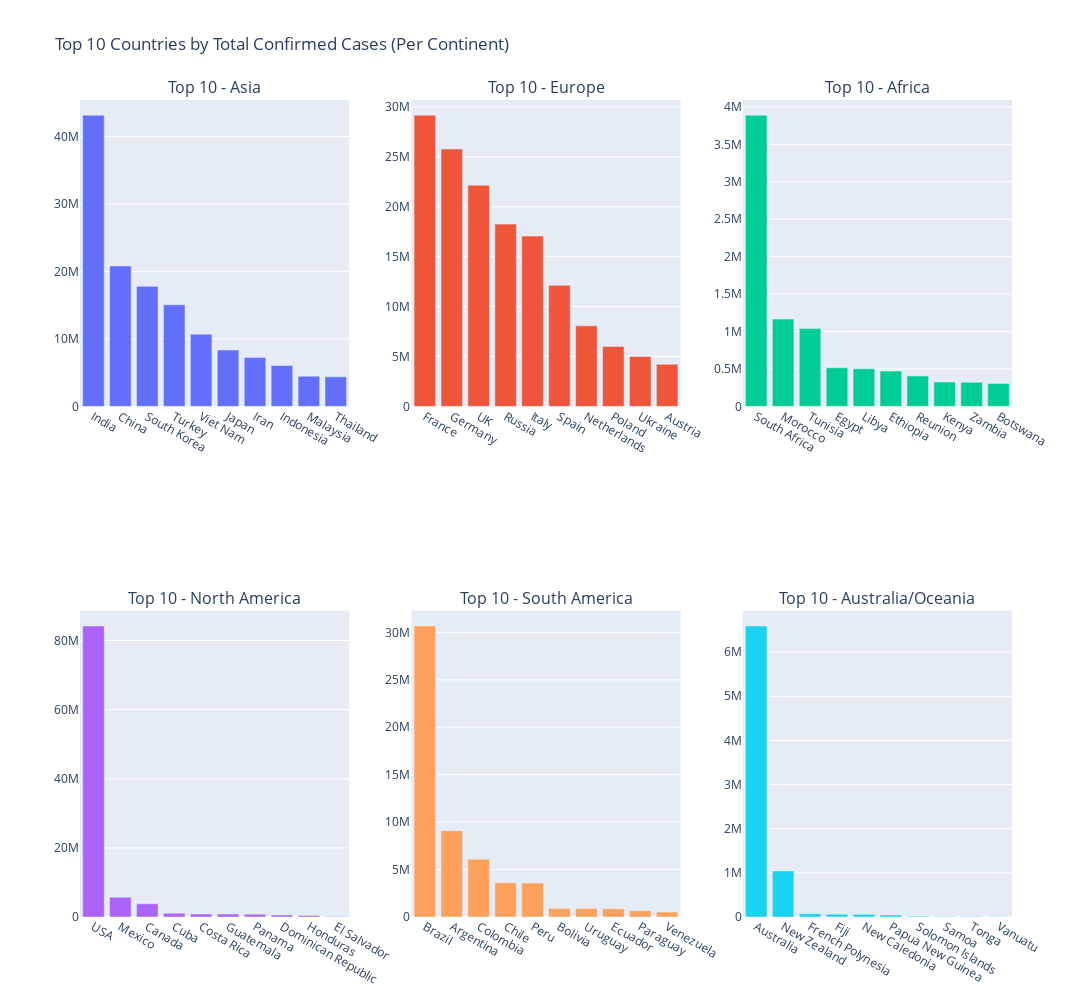

Write notebook code for a chart like this one.
### Code cell
# to make it 6 in 1 plot HAHAHAHA BRUH
fig = make_subplots(
    rows=2, cols=3, 
    subplot_titles=["Top 10 - Asia", "Top 10 - Europe", "Top 10 - Africa", 
                    "Top 10 - North America", "Top 10 - South America", "Top 10 - Australia/Oceania"]
)

def add_bar_chart(data, row, col, name):
    top_10 = data.head(10) 
    fig.add_trace(go.Bar(x=top_10["country"], y=top_10["total_confirmed"], name=name), row=row, col=col)

# add_bar_chart(data, row, col, name)
add_bar_chart(sorted_summary_asia, 1, 1, "Asia")
add_bar_chart(sorted_summary_europe, 1, 2, "Europe")
add_bar_chart(sorted_summary_africa, 1, 3, "Africa")
add_bar_chart(sorted_summary_na, 2, 1, "North America")
add_bar_chart(sorted_summary_sa, 2, 2, "South America")
add_bar_chart(sorted_summary_au, 2, 3, "Australia/Oceania")

# Update layout
fig.update_layout(
    title_text="Top 10 Countries by Total Confirmed Cases (Per Continent)",
    height=1000, width=1400,
    showlegend=False
)

# Show the figure
fig.show()

### Figure 1 — Plotly figure (JSON) as saved in the notebook; plotly's stock layout.template omitted (floating-point values rounded to 4 significant figures)
{"data": [{"name": "Asia", "type": "bar", "x": ["India", "China", "South Korea", "Turkey", "Viet Nam", "Japan", "Iran", "Indonesia", "Malaysia", "Thailand"], "xaxis": "x", "y": [43121599, 20810000, 17782061, 15053168, 10696630, 8338211, 7228051, 6050776, 4475873, 4373846], "yaxis": "y"}, {"name": "Europe", "type": "bar", "x": ["France", "Germany", "UK", "Russia", "Italy", "Spain", "Netherlands", "Poland", "Ukraine", "Austria"], "xaxis": "x2", "y": [29160802, 25780226, 22159805, 18260293, 17057873, 12127122, 8067116, 6003436, 5006460, 4212492], "yaxis": "y2"}, {"name": "Africa", "type": "bar", "x": ["South Africa", "Morocco", "Tunisia", "Egypt", "Libya", "Ethiopia", "Reunion", "Kenya", "Zambia", "Botswana"], "xaxis": "x3", "y": [3887449, 1165795, 1041197, 515645, 501904, 470937, 405980, 324026, 320591, 306324], "yaxis": "y3"}, {"name": "North America", "type": "bar", "x": ["USA", "Mexico", "Canada", "Cuba", "Costa Rica", "Guatemala", "Panama", "Dominican Republic", "Honduras", "El Salvador"], "xaxis": "x4", "y": [84209473, 5745652, 3821346, 1104589, 866164, 851877, 806277, 580412, 424390, 162089], "yaxis": "y4"}, {"name": "South America", "type": "bar", "x": ["Brazil", "Argentina", "Colombia", "Chile", "Peru", "Bolivia", "Uruguay", "Ecuador", "Paraguay", "Venezuela"], "xaxis": "x5", "y": [30682094, 9101319, 6095316, 3605522, 3571919, 906146, 902540, 872268, 649718, 522921], "yaxis": "y5"}, {"name": "Australia/Oceania", "type": "bar", "x": ["Australia", "New Zealand", "French Polynesia", "Fiji", "New Caledonia", "Papua New Guinea", "Solomon Islands", "Samoa", "Tonga", "Vanuatu"], "xaxis": "x6", "y": [6593795, 1043683, 72821, 64773, 61049, 43876, 18174, 11313, 11049, 8457], "yaxis": "y6"}], "layout": {"annotations": [{"font": {"size": 16}, "showarrow": false, "text": "Top 10 - Asia", "x": 0.1444, "xanchor": "center", "xref": "paper", "y": 1, "yanchor": "bottom", "yref": "paper"}, {"font": {"size": 16}, "showarrow": false, "text": "Top 10 - Europe", "x": 0.5, "xanchor": "center", "xref": "paper", "y": 1, "yanchor": "bottom", "yref": "paper"}, {"font": {"size": 16}, "showarrow": false, "text": "Top 10 - Africa", "x": 0.8556, "xanchor": "center", "xref": "paper", "y": 1, "yanchor": "bottom", "yref": "paper"}, {"font": {"size": 16}, "showarrow": false, "text": "Top 10 - North America", "x": 0.1444, "xanchor": "center", "xref": "paper", "y": 0.375, "yanchor": "bottom", "yref": "paper"}, {"font": {"size": 16}, "showarrow": false, "text": "Top 10 - South America", "x": 0.5, "xanchor": "center", "xref": "paper", "y": 0.375, "yanchor": "bottom", "yref": "paper"}, {"font": {"size": 16}, "showarrow": false, "text": "Top 10 - Australia/Oceania", "x": 0.8556, "xanchor": "center", "xref": "paper", "y": 0.375, "yanchor": "bottom", "yref": "paper"}], "height": 1000, "showlegend": false, "title": {"text": "Top 10 Countries by Total Confirmed Cases (Per Continent)"}, "width": 1400, "xaxis": {"anchor": "y", "domain": [0, 0.2889]}, "xaxis2": {"anchor": "y2", "domain": [0.3556, 0.6444]}, "xaxis3": {"anchor": "y3", "domain": [0.7111, 1]}, "xaxis4": {"anchor": "y4", "domain": [0, 0.2889]}, "xaxis5": {"anchor": "y5", "domain": [0.3556, 0.6444]}, "xaxis6": {"anchor": "y6", "domain": [0.7111, 1]}, "yaxis": {"anchor": "x", "domain": [0.625, 1]}, "yaxis2": {"anchor": "x2", "domain": [0.625, 1]}, "yaxis3": {"anchor": "x3", "domain": [0.625, 1]}, "yaxis4": {"anchor": "x4", "domain": [0, 0.375]}, "yaxis5": {"anchor": "x5", "domain": [0, 0.375]}, "yaxis6": {"anchor": "x6", "domain": [0, 0.375]}}}
